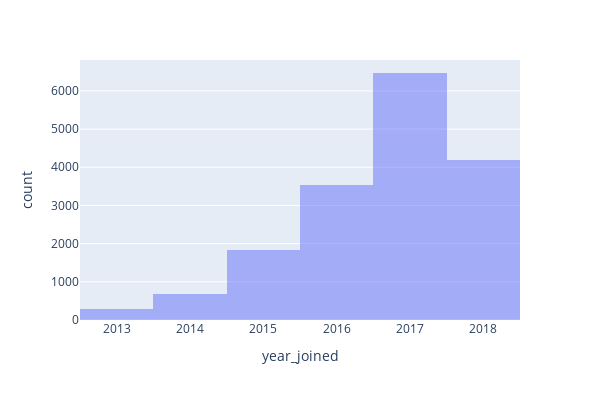

Notebook code cell kept with this figure:
### Code cell
fig = px.histogram(profile,
                   x="year_joined",
                   nbins=6,
#                   barmode='overlay',
                  opacity = 0.50,
                  width=600, height=400)

fig.show()

### Figure 1 — Plotly figure (JSON) as saved in the notebook; plotly's stock layout.template omitted (floating-point values rounded to 4 significant figures; data arrays with more than 128 entries replaced by an {"elided": "..."} marker saying what was removed)
{"data": [{"alignmentgroup": "True", "bingroup": "x", "hovertemplate": "year_joined=%{x}<br>count=%{y}<extra></extra>", "legendgroup": "", "marker": {"color": "#636efa", "opacity": 0.5}, "name": "", "nbinsx": 6, "offsetgroup": "", "orientation": "v", "showlegend": false, "type": "histogram", "x": {"elided": "17000 int values"}, "xaxis": "x", "yaxis": "y"}], "layout": {"barmode": "relative", "height": 400, "legend": {"tracegroupgap": 0}, "margin": {"t": 60}, "width": 600, "xaxis": {"anchor": "y", "domain": [0, 1], "title": {"text": "year_joined"}}, "yaxis": {"anchor": "x", "domain": [0, 1], "title": {"text": "count"}}}}
